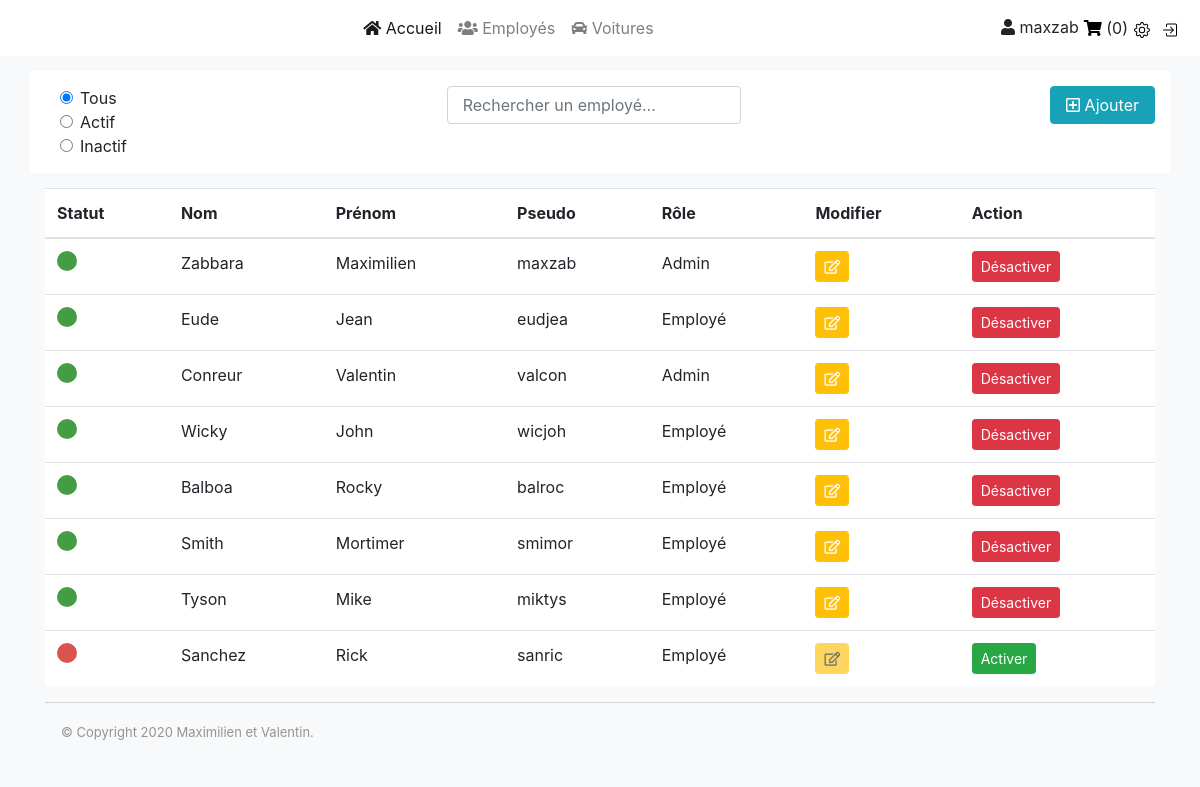
The app's page /CONTROL/employees.php (signed in), older data.
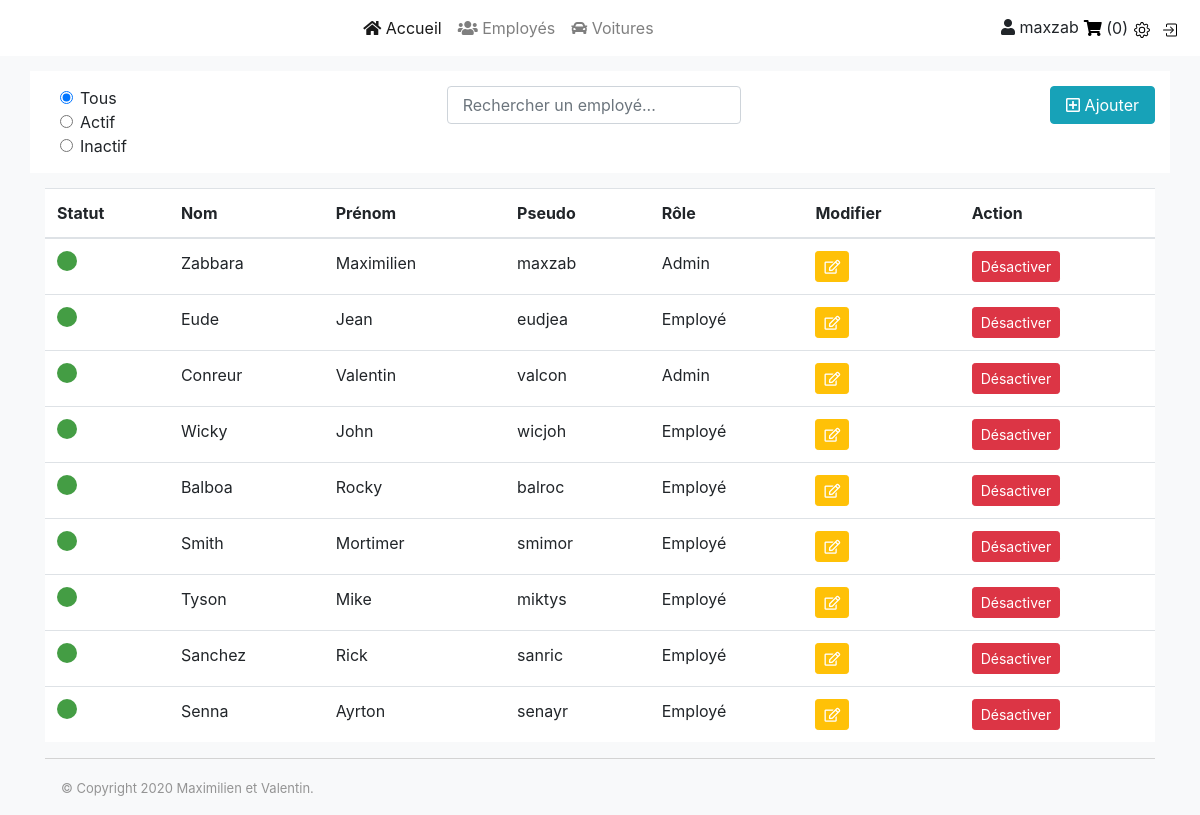
The same page, newer data.
### tables this page shows
CREATE TABLE `users` (
  `users_ID` int(11) NOT NULL,
  `roles_ID` int(11) NOT NULL,
  `name` varchar(255) NOT NULL,
  `firstname` varchar(255) NOT NULL,
  `pseudo` varchar(255) NOT NULL,
  `password` varchar(255) NOT NULL,
  `isActive` tinyint(1) NOT NULL
);

CREATE TABLE `roles` (
  `roles_ID` int(11) NOT NULL,
  `Label` varchar(255) NOT NULL
);

### MODEL/model.php (called while the page is built, shortened)
<?php
class model
{
    protected $stmt;
    protected $table = '';
    public function __construct()
    {
        try {
            $dns = 'mysql:host=localhost;dbname=vente_voiture';
            $userDB = 'root';
            $passwd = '';
            $this->stmt = new PDO($dns, $userDB, $passwd, array(PDO::ATTR_ERRMODE => PDO::ERRMODE_WARNING));
        }catch(PDOException $e){
            die('Erreur : '. $e->getMessage());
        }
    }
    public function readDB($fields = NULL, $where ='', $innerJoin = '', $orderBy = NULL){
        if($orderBy == NULL) {
            if ($where != '') {
                if ($innerJoin != '') {
                    $sql = 'SELECT ' . $fields . ' FROM ' . $this->table . ' INNER JOIN ' . $innerJoin . ' WHERE ' . $where;
                } else {
                    $sql = 'SELECT ' . $fields . ' FROM ' . $this->table . ' WHERE ' . $where;
                }
            } else {
                if ($innerJoin != '') {
                    $sql = 'SELECT ' . $fields . ' FROM ' . $this->table . ' INNER JOIN ' . $innerJoin;
                } else {
                    $sql = 'SELECT ' . $fields . ' FROM ' . $this->table ;
                }
            }
        }else{
            $sql = 'SELECT ' . $fields . ' FROM ' . $this->table . ' INNER JOIN ' . $innerJoin . ' ORDER BY ' . $orderBy;
        }
        try {
            $select = $this->stmt->query($sql);
            $select->setFetchMode(PDO::FETCH_OBJ);
            $this->data = $select->fetchAll();
        }catch(Exception $e){
            echo 'Une erreur est survenue lors de la récupération des données';
        }
    }
}

### MODEL/users.php (the view, shortened to what this page needs)
<?php
class users extends model
{
    function displayLoopResult($users){
        foreach ($users->data as $k)
        {
            echo '<tr>';
            if($k->isActive == 1){
                echo '<td><span class="dot-success"></span></td>';
            }else{
                echo '<td><span class="dot-danger"></span></td>';
            }
            echo '<td>'.$k->name.'</td>';
            echo '<td>'.$k->firstname.'</td>';
            echo '<td>'.$k->pseudo.'</td>';
            if($k->roles_ID == 1){
                echo '<td>'.$k->label.'</td>';
            }else{
                echo '<td> Employé </td>';
            }
            if($k->isActive == 1){
                echo '<td><button type="button" class="btn btn-warning btn-sm update" id="user-'.$k->users_ID.'"><i class="far fa-edit"></i></button></td>';
            }else{
                echo '<td><button type="button" class="btn btn-warning btn-sm update" id="user-'.$k->users_ID.'" disabled><i class="far fa-edit"></i></button></td>';
            }
            if($k->isActive == 1){
                echo '<td><button type="button" class="btn btn-danger btn-sm" id="activation">Désactiver</button></td>';
            }else{
                echo '<td><button type="button" class="btn btn-success btn-sm" id="activation">Activer</button></td>';
            }
            echo '</tr>';
        }
    }
}

Row changes from the older to the newer data that the page shows:
changed users "Sanchez": isActive "Activer" → "Désactiver"
added users: isActive 1 (drawn), name "Senna", firstname "Ayrton", pseudo "senayr", shows "Employé"
